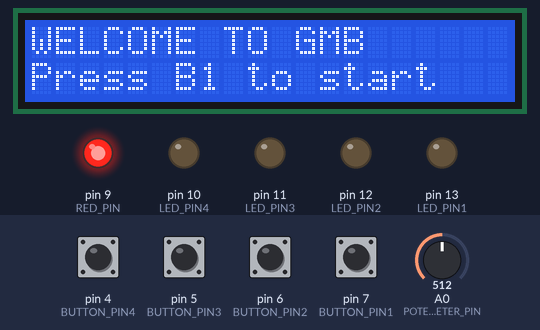
Bench run of a program on a simulated Arduino Uno, built with avr-gcc and run on an emulated ATmega328P. Parts: 20×2 character LCD, output pins drawn as LEDs (lit = HIGH). The test bench sets the inputs (shaded band); at power-on: pin 4 (BUTTON_PIN4), pin 5 (BUTTON_PIN3), pin 6 (BUTTON_PIN2), pin 7 (BUTTON_PIN1) LOW, A0 (POTENTIOMETER_PIN) = 512. Sleep ends after the set time or at an interrupt; random numbers use the default seed unless the program sets one.

Above: at 1.2 s.
1.3 s: pin 7 (BUTTON_PIN1) pulled HIGH for 0.15 s
At 2.4 s:
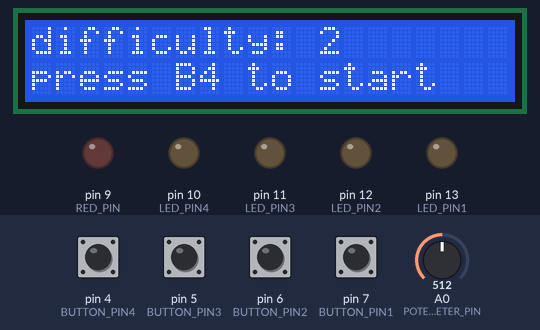
2.9 s: pin 4 (BUTTON_PIN4) pulled HIGH for 1 s
At 6.1 s:
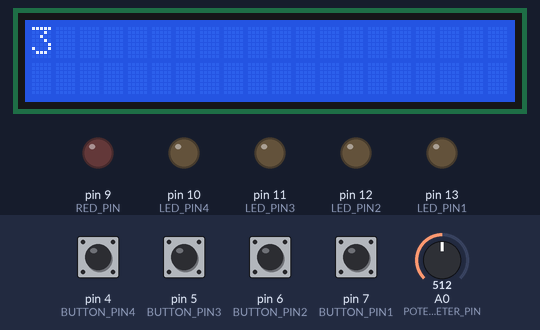
6.4 s: pin 7 (BUTTON_PIN1) pulled HIGH for 1 s
At 7.2 s:
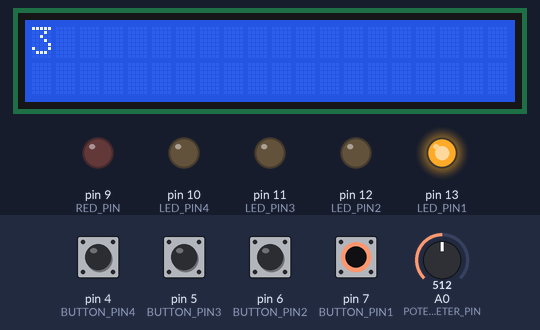
10.4 s: pin 5 (BUTTON_PIN3) pulled HIGH for 0.15 s
At 14.2 s:
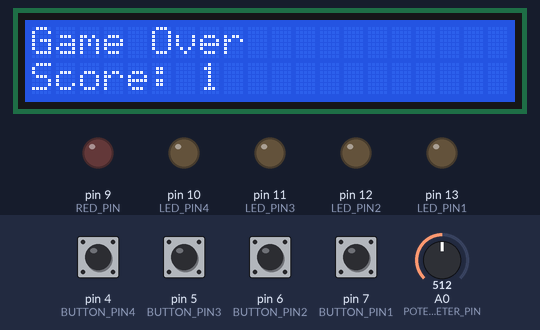
Timing chart, 0 to 34.4 s (numbered marks = the images above; inputs shaded):
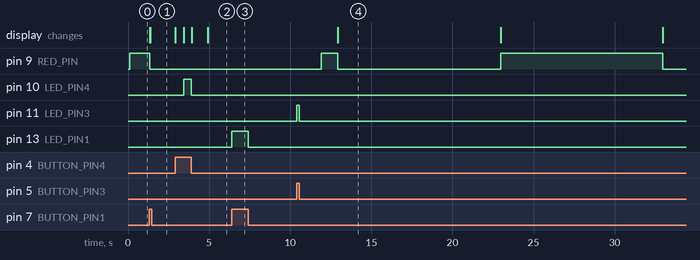

Measured:
- after the input at 1.3 s, pin 9 (RED_PIN): HIGH → LOW at once; the display: first changes at once (image 1 shows a later state)
- after the input at 2.9 s, pin 10 (LED_PIN4): LOW → HIGH after 0.52 s, → LOW 0.48 s later; the display: first changes at once (image 2 shows a later state)
- after the input at 6.4 s, pin 13 (LED_PIN1): LOW → HIGH at once, → LOW 1.0 s later
- after the input at 10.4 s, pin 11 (LED_PIN3): LOW → HIGH at once, → LOW 0.15 s later

The program:

main.cpp
```cpp
#include <Arduino.h>
#include <LiquidCrystal_I2C.h>
#include <TimerOne.h>
#include <avr/sleep.h>
#include "gameState.h"
#include "gameFunctions.h"
#include <EnableInterrupt.h>


long randomValue;
unsigned int score = 0;
unsigned long start = millis();
unsigned long timeRound = 7000;
boolean alreadyPressed = false;
boolean isOn = true;
enum State {
  INITIATION,
  GAMING,
  SET_DIFFICULT
};

State currentState = INITIATION;
LiquidCrystal_I2C lcd(0x27, 20, 2);

//when system wakes up, it start to time, if after 10 seconds no button was pressed it restart to sleep.
void wakeUp() {
  start = millis();
}

void setup() {
  Serial.begin(9600);
  pinMode(RED_PIN, OUTPUT);
  pinMode(LED_PIN1, OUTPUT);
  pinMode(BUTTON_PIN1, INPUT);
  pinMode(LED_PIN2, OUTPUT);
  pinMode(BUTTON_PIN2, INPUT);
  pinMode(LED_PIN3, OUTPUT);
  pinMode(BUTTON_PIN3, INPUT);
  pinMode(LED_PIN4, OUTPUT);
  pinMode(BUTTON_PIN4, INPUT);
  pinMode(POTENTIOMETER_PIN, INPUT);

  lcd.init();
  lcd.backlight();
  randomSeed(analogRead(0));
  randomValue = random(0, 16);
}

void loop() {
  // put your main code here, to run repeatedly:
  switch (currentState) {
    case INITIATION:
      initiationState();
      break;
    case GAMING:
      gamingState();
      break;
    case SET_DIFFICULT:
      chooseDifficulty();
  }

}

void initiationState() {
  welcomeState();
  lcd.setCursor(0, 1);
  lcd.print("Press B1 to start");
  digitalWrite(RED_PIN, HIGH);
  if (digitalRead(BUTTON_PIN1) == HIGH) {
    digitalWrite(RED_PIN, LOW);
    currentState = SET_DIFFICULT;
    lcd.clear();
  }
}

void roundState() {
  buttonLed(LED_PIN1, BUTTON_PIN1);
  buttonLed(LED_PIN2, BUTTON_PIN2);
  buttonLed(LED_PIN3, BUTTON_PIN3);
  buttonLed(LED_PIN4, BUTTON_PIN4);
  if (getPlayerValue() == randomValue) {
    score++;
    randomValue = random(0, 16);
    lcd.clear();
    lcd.print("GOOD! Score: ");
    lcd.print(score);
    delay(WAIT_TIME);
    increaseDifficult();
    lcd.clear();
    lcd.print(randomValue);
    start = millis();
  }
}

void sleepState() {
  enableInterrupt(BUTTON_PIN1, wakeUp, CHANGE);
  enableInterrupt(BUTTON_PIN2, wakeUp, CHANGE);
  enableInterrupt(BUTTON_PIN3, wakeUp, CHANGE);
  enableInterrupt(BUTTON_PIN4, wakeUp, CHANGE);
  lcd.noBacklight();
  digitalWrite(RED_PIN, LOW);
  set_sleep_mode(SLEEP_MODE_PWR_DOWN);
  sleep_enable();
  sleep_mode();
  sleep_disable();
  disableInterrupt(BUTTON_PIN1);
  disableInterrupt(BUTTON_PIN2);
  disableInterrupt(BUTTON_PIN3);
  disableInterrupt(BUTTON_PIN4);
  lcd.backlight();
}

void chooseDifficulty() {
  int levelDifficulty = (int) (analogRead(POTENTIOMETER_PIN) / 255) ;
  if (levelDifficulty == 0) {
    levelDifficulty = 1;
  }
  timeRound = (unsigned long) (TIME_ROUND_DEFAULT / levelDifficulty);
  lcd.setCursor(0, 0);
  lcd.print("difficulty: ");
  lcd.print(levelDifficulty);
  lcd.setCursor(0, 1);
  lcd.print("press B4 to start");
  if (digitalRead(BUTTON_PIN4) == HIGH) {
    currentState = GAMING;
    lcd.clear();
    lcd.print("Go");
    score = 0;
    delay(500);
    lcd.clear();
    lcd.print(randomValue);
    start = millis();
    roundState();
  }
}

void welcomeState() {
  lcd.setCursor(0,0);
  lcd.print("WELCOME TO GMB");
  if (millis() - start >= 10000) {
    sleepState();
  }
}

  void turnOffLeds() {
    digitalWrite(LED_PIN1, LOW);
    digitalWrite(LED_PIN2, LOW);
    digitalWrite(LED_PIN3, LOW);
    digitalWrite(LED_PIN4, LOW);
  }

  void showResultState() {
    turnOffLeds();
    digitalWrite(RED_PIN, HIGH);
    delay(WAIT_TIME);
    digitalWrite(RED_PIN, LOW);
    lcd.clear();
    lcd.setCursor(0, 0);
    lcd.print("Game Over");
    lcd.setCursor(0, 1);
    lcd.print("Score: ");
    lcd.print(score);
    delay(SHOW_TIME);
}

void gamingState() {
  roundState();
  if (millis() - start >= timeRound) {
    showResultState();
    start = millis();
    currentState = INITIATION;
  }
}
//bouncing is not a problem in our case
void buttonLed(int led, int button) {
  digitalWrite(led, digitalRead(button) == HIGH ? HIGH : LOW);
}

int getPlayerValue() {
  return (digitalRead(LED_PIN1) == HIGH ? 1 : 0) * 8
    + (digitalRead(LED_PIN2) == HIGH ? 1 : 0) * 4
    + (digitalRead(LED_PIN3) == HIGH ? 1 : 0) * 2
    + (digitalRead(LED_PIN4) == HIGH ? 1 : 0) * 1;
}

void increaseDifficult() {
  timeRound-=500;
}
```

gameFunctions.h
```cpp
void buttonLed(int led, int button);

int getPlayerValue();

void increaseDifficult();
```

gameState.h
```cpp
#define LED_PIN1 13
#define LED_PIN2 12
#define LED_PIN3 11
#define LED_PIN4 10
#define BUTTON_PIN1 7
#define BUTTON_PIN2 6
#define BUTTON_PIN3 5
#define BUTTON_PIN4 4
#define RED_PIN 9
#define POTENTIOMETER_PIN A0

#define TIME_ROUND_DEFAULT 15000
#define SHOW_TIME 10000
#define WAIT_TIME 1000
#define ON_MICRO_TIME 10000000

void initiationState();

void gamingState();

//a round which player will be asked to choose buttons that corresponding the given value.
void roundState();

//a state which the system is in sleep mode, waiting player to click any button to awake the system.
void sleepState();

//let player to choose difficulty of the game.
void chooseDifficulty();

//the first state waiting player click B1 button to initialize.
void welcomeState();

//when player lose the game, and system will show his score.
void showResultState();
```
